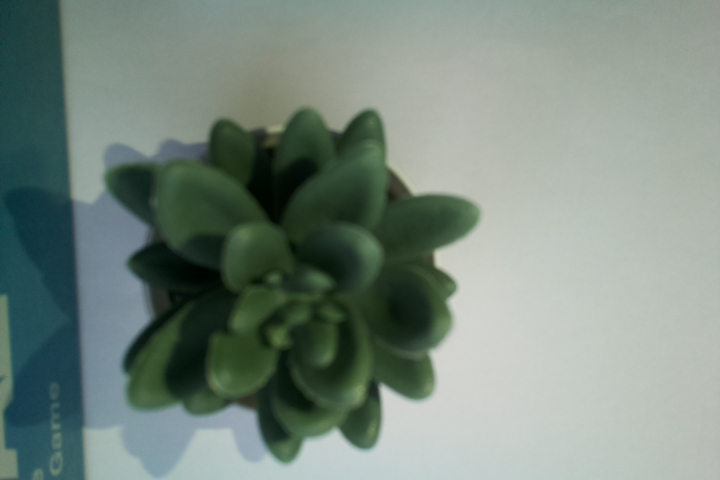
#> input picture cw2-data/img/plantA_23.jpg, 720 x 480 px, found by its file name
$ python 2a.py
#> lines starting #> are read from the running program, lines starting #| are printed output that depends on the picture
# --
# 2a.py -- Generate a greyscale version of each image
# --

import numpy
import imageio
import matplotlib . pyplot as plt
import skimage.color as color

greyscale = []
DATA_DIR = 'img/'
DATA_FILES = ['plantA_23.jpg', 'plantA_39.jpg', 'plantB_26.jpg', 'plantB_51.jpg', 'plantC_15.jpg', 'plantC_44.jpg']
#-read images from a file into image object (named 'im')
for ( j, myfile ) in zip( range( len( DATA_FILES )), DATA_FILES ):
    im = imageio.imread(DATA_DIR + myfile)
#> im is the input picture: shape (480, 720, 3); mean R, G, B 121.7, 136.7, 127.5
#-convert the image to greyscale for canny edge detection
    img = color.rgb2gray( im )
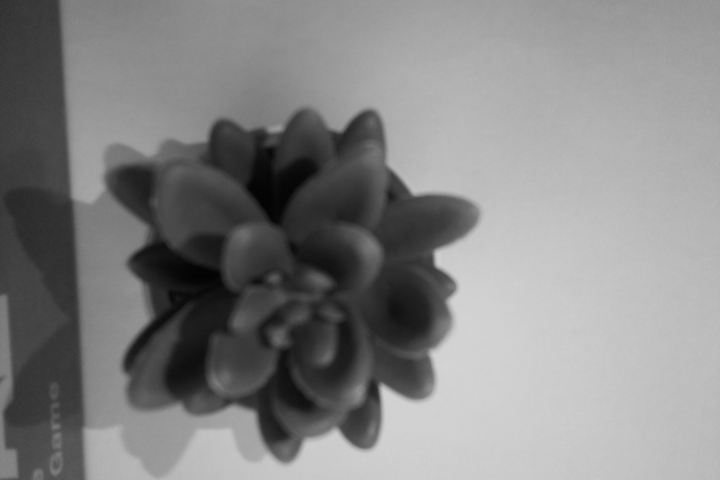
#> img: shape (480, 720) float64; min 0.00842, max 0.837, mean 0.521
    greyscale.append(img)  # store it as a list
#> pass 2 of the loop `for ( j, myfile ) in zip( range( len( DATA_FILES )), DATA_FILES ):`:
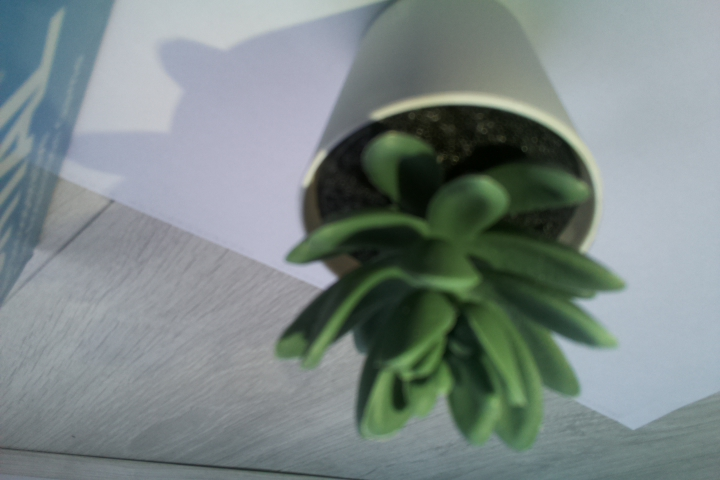
#> input picture cw2-data/img/plantA_39.jpg, 720 x 480 px, found by its file name
#> im is the input picture: shape (480, 720, 3); mean R, G, B 123.6, 135.3, 134
#> `img = color.rgb2gray( im )`:
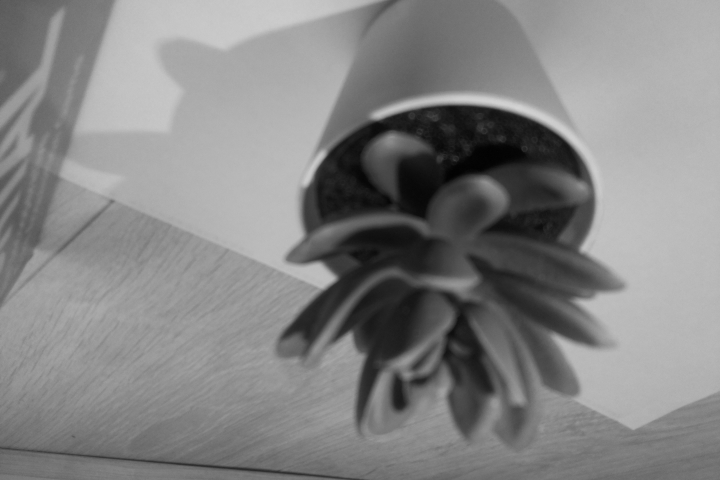
#> img: shape (480, 720) float64; min 0.00561, max 0.831, mean 0.52

 #-plot the results
fig, ((ax0, ax1, ax2), (ax3, ax4, ax5)) = plt.subplots( nrows=2, ncols=3, figsize=(8, 5), sharex=True, sharey=True )

ax0.imshow(greyscale[0], cmap=plt.cm.gray, interpolation='nearest')
ax0.axis( 'off' )
ax0.set_title( 'plantA_23' )

ax1.imshow(greyscale[1], cmap=plt.cm.gray, interpolation='nearest')
ax1.axis( 'off' )
ax1.set_title( 'plantA_39' )

ax2.imshow(greyscale[2], cmap=plt.cm.gray, interpolation='nearest')
ax2.axis( 'off' )
ax2.set_title( 'plantB_26' )

ax3.imshow(greyscale[3], cmap=plt.cm.gray, interpolation='nearest')
ax3.axis( 'off' )
ax3.set_title( 'plantB_51' )

ax4.imshow(greyscale[4], cmap=plt.cm.gray, interpolation='nearest')
ax4.axis( 'off' )
ax4.set_title( 'plantC_15' )

ax5.imshow(greyscale[5], cmap=plt.cm.gray, interpolation='nearest')
ax5.axis( 'off' )
ax5.set_title( 'plantC_44' )

fig.tight_layout()

plt.savefig( 'greyScale.png' )
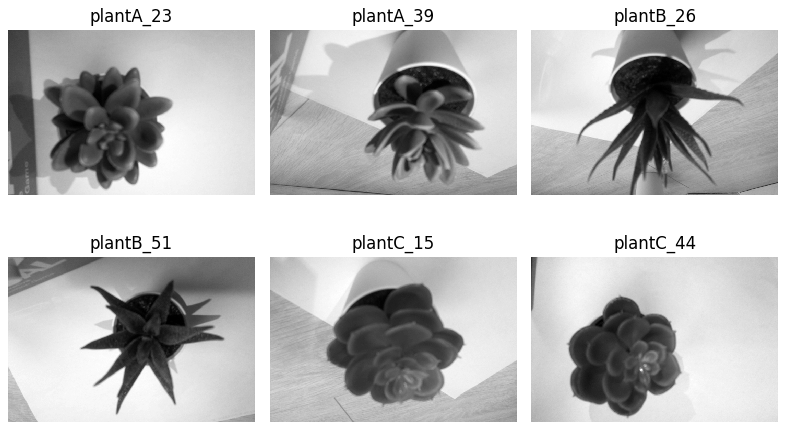
#> figure drawn by matplotlib, 6 panels
plt.show()
